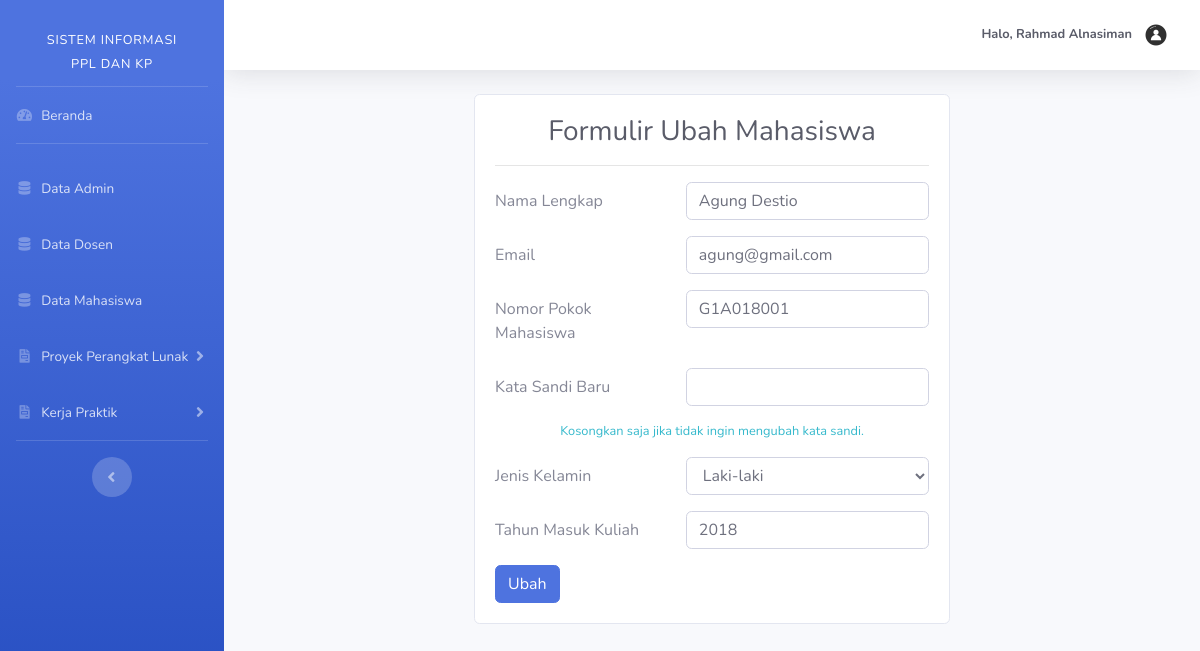
The app's page /admin/ubahMahasiswa.php?id_user=14 (signed in) with its own data.
### tables this page shows
CREATE TABLE `tb_user` (
  `id_user` int(11) NOT NULL,
  `email` varchar(50) NOT NULL,
  `username` varchar(25) DEFAULT NULL,
  `nip` varchar(18) DEFAULT NULL,
  `npm` varchar(9) DEFAULT NULL,
  `password` varchar(100) NOT NULL,
  `nama` varchar(50) NOT NULL,
  `jk` enum('L','P') NOT NULL,
  `angkatan` varchar(4) DEFAULT NULL,
  `role_id` enum('1','2','3') NOT NULL
);

### admin/ubahMahasiswa.php (the view, shortened to what this page needs)
<?php
    include '../templates/header.php';
    include '../templates/sidebarAdmin.php';
    include 'functionsMahasiswa.php';
    $id_user = $_GET["id_user"];
    $Mahasiswa = mysqli_query($koneksi, "SELECT * FROM tb_user WHERE id_user = $id_user");
    $m = mysqli_fetch_array($Mahasiswa);
?>
<div class="row">
    <div class="col-sm-3"></div>
    <div class="col-sm-6">
        <div class="card">
            <div class="card-body">
                <h3 class="text-dark text-center">Formulir Ubah Mahasiswa</h3><hr>
                <form action="" method="post" enctype="multipart/form-data">
                    <div class="form-group row">
                        <label class="col-sm-5 col-form-label"  for="nama">Nama Lengkap</label>
                        <div class="col-sm-7">
                            <input type="text" name="nama" id="nama" value="<?php echo $m["nama"]; ?>" class="form-control form-control-user">
                        </div>
                    </div>
                    <div class="form-group row">
                        <label class="col-sm-5 col-form-label"  for="email">Email</label>
                        <div class="col-sm-7">
                            <input type="text" name="email" id="email" value="<?php echo $m["email"]; ?>" class="form-control form-control-user">
                        </div>
                    </div>
                    <div class="form-group row">
                        <label class="col-sm-5 col-form-label"  for="npm">Nomor Pokok Mahasiswa</label>
                        <div class="col-sm-7">
                            <input type="text" name="npm" id="npm" value="<?php echo strtoupper($m["npm"]); ?>" class="form-control form-control-user">
                        </div>
                    </div>
                    <div class="form-group row">
                        <label class="col-sm-5 col-form-label"  for="password">Kata Sandi Baru</label>
                        <div class="col-sm-7">
                            <input type="password" name="password" id="password" value="" class="form-control form-control-user">
                        </div>
                        <small class="col-sm-12 text-center text-info mt-3">Kosongkan saja jika tidak ingin mengubah kata sandi.</small>
                    </div>
                    <div class="form-group row">
                        <label class="col-sm-5 col-form-label" for="jk">Jenis Kelamin</label>
                        <div class="col-sm-7">
                            <select name="jk" id="jk" class="form-control">
                                <option value="L" <?php if($m["jk"]=="L") echo 'selected';?>>Laki-laki</option>
                            </select>
                        </div>
                    </div>
                    <div class="form-group row">
                        <label class="col-sm-5 col-form-label"  for="angkatan">Tahun Masuk Kuliah</label>
                        <div class="col-sm-7">
                            <input type="number" name="angkatan" id="angkatan" value="<?php echo $m["angkatan"]; ?>" class="form-control form-control-user">
                        </div>
                    </div>
                    <button type="submit" name="ubah" class="btn btn-primary text-center">Ubah</button>
                </form>
            </div>
        </div>
    </div>
    <div class="col-sm-3"></div>
</div>
<?php include '../templates/footer.php'; ?>

### records on screen
tb_user: nama "Agung Destio", email "agung@gmail.com", npm "G1A018001", jk "Laki-laki", angkatan "2018"
